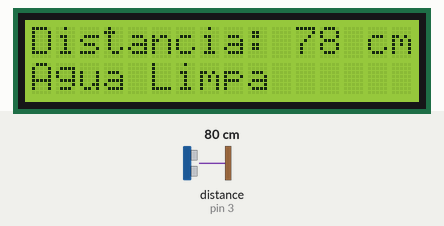
This sketch was run on a simulated Arduino Uno, built with avr-gcc and run on an emulated ATmega328P. Parts: 16×2 character LCD. Wiring (inferred from the names in the program): ultrasonic range finder: trigger pin 2; echo pin 3. The inputs (shaded band) are chosen by the test bench; at power-on: distance to the obstacle (sensor on pin 3) 80 cm. The echo pulse lasts 58.3 µs per cm; the local clock reads 2024-03-15 10:24:30 at power-on unless the sketch sets it.

Above: at 1.2 s.
1.3 s: distance to the obstacle (sensor on pin 3) set to 33 cm
At 1.9 s:
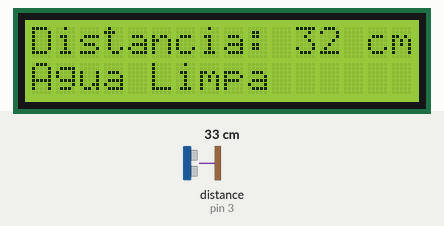
4.3 s: distance to the obstacle (sensor on pin 3) set to 27 cm
At 5.6 s:
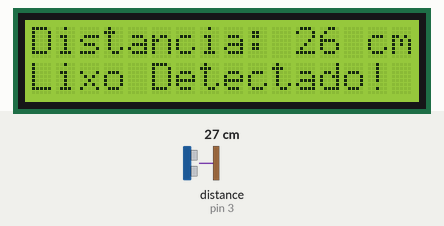
7.3 s: distance to the obstacle (sensor on pin 3) set to 120 cm
At 8.6 s:
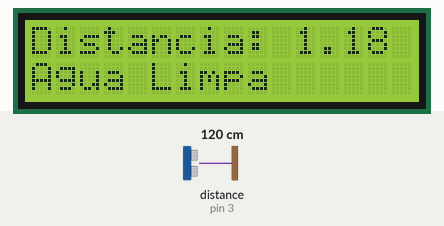
Timing chart, 0 to 10.3 s (numbered marks = the images above; inputs shaded):
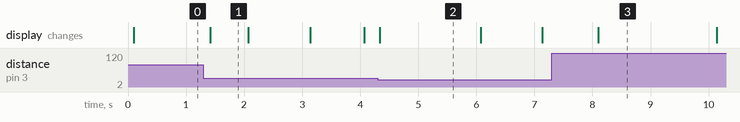

Measured:
- the behaviour switches between 31 and 30 cm on distance to the obstacle (sensor on pin 3) (found by bisection; images 1 and 2)
- after the input at 4.3 s, the display: changes at once (image 2)
- after the input at 7.3 s, the display: changes after 0.80 s (image 3)
- what the display in image 1 shows lasts 0.7 s, from 1.4 s to 2.1 s
- what the display in image 2 shows lasts 1.8 s, from 4.3 s to 6.1 s

The sketch:

sketch.ino
```cpp
#include <Wire.h>
#include <LiquidCrystal_I2C.h>
#include <RTClib.h>

// Define o endereço I2C do display 16x2 (pode variar)
const int lcdAddress = 0x27;

// Inicializa o display LCD
LiquidCrystal_I2C lcd(lcdAddress, 16, 2); // 16 colunas, 2 linhas

// Define os pinos do sensor ultrassônico
const int trigPin = 2;
const int echoPin = 3;

// Inicializa o módulo RTC
RTC_DS1307 rtc;

// Variáveis para alternar entre mensagens
unsigned long previousMillis = 0;
const long interval = 2000; // Intervalo de 2 segundos
bool showDateTime = false;

void setup() {
  // Inicializa o display LCD
  lcd.init();
  lcd.backlight();

  // Inicializa o sensor ultrassônico
  pinMode(trigPin, OUTPUT);
  pinMode(echoPin, INPUT);

  // Inicializa o módulo RTC
  if (!rtc.begin()) {
    lcd.setCursor(0, 0);
    lcd.print("RTC nao encontrado");
    while (1);
  }

  if (!rtc.isrunning()) {
    // Se o RTC perdeu a energia, define a data e a hora para a compilação
    rtc.adjust(DateTime(F(__DATE__), F(__TIME__)));
  }

  // Configura a velocidade de transmissão serial (opcional)
  Serial.begin(9600);
}

void loop() {
  // Obtém a data e a hora atuais do RTC
  DateTime now = rtc.now();

  // Mede a distância com o sensor ultrassônico
  long duration, distanceCm;
  digitalWrite(trigPin, LOW);
  delayMicroseconds(2);
  digitalWrite(trigPin, HIGH);
  delayMicroseconds(10);
  digitalWrite(trigPin, LOW);
  duration = pulseIn(echoPin, HIGH);
  distanceCm = duration * 0.034 / 2; // Calcula a distância em centímetros

  // Alterna entre mensagens com base no tempo
  unsigned long currentMillis = millis();
  if (currentMillis - previousMillis >= interval) {
    previousMillis = currentMillis;
    showDateTime = !showDateTime;
    lcd.clear(); // Limpa o LCD apenas quando mudar a mensagem
  }

  if (showDateTime) {
    // Exibe a data e a hora no display LCD
    lcd.setCursor(0, 0);
    lcd.print("DATA: ");
    char dateBuffer[11]; // Buffer para a data no formato DD/MM/YYYY
    snprintf(dateBuffer, sizeof(dateBuffer), "%02d/%02d/%04d", now.day(), now.month(), now.year());
    lcd.print(dateBuffer);

    lcd.setCursor(0, 1);
    lcd.print("HORA: ");
    char timeBuffer[9]; // Buffer para a hora no formato hh:mm:ss
    snprintf(timeBuffer, sizeof(timeBuffer), "%02d:%02d:%02d", now.hour(), now.minute(), now.second());
    lcd.print(timeBuffer);
  } else {
    // Exibe a distância e a mensagem de detecção de lixo no display LCD
    lcd.setCursor(0, 0);
    lcd.print("Distancia: ");
    if (distanceCm > 100) {
      float distanceM = distanceCm / 100.0; // Converte para metros
      lcd.print(distanceM, 2); // Mostra 2 casas decimais
      lcd.print(" m");
    } else {
      lcd.print(distanceCm);
      lcd.print(" cm");
    }

    lcd.setCursor(0, 1);
    if (distanceCm < 30) {
      lcd.print("Lixo Detectado!");
    } else {
      lcd.print("Agua Limpa");
    }
  }

  // Aguarda um intervalo antes da próxima medição
  delay(100);
}
```
